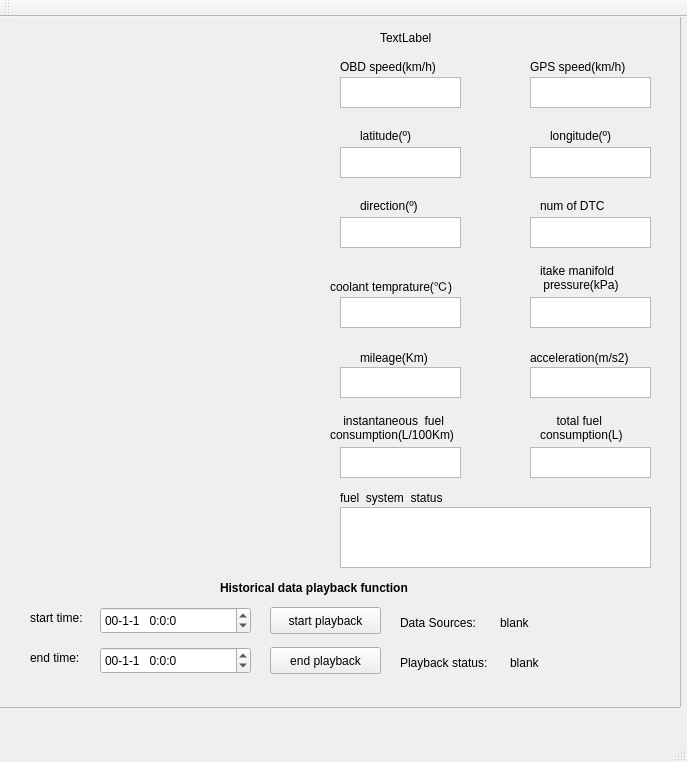
<?xml version="1.0" encoding="UTF-8"?>
<ui version="4.0">
 <class>MainWindow</class>
 <widget class="QMainWindow" name="MainWindow">
  <property name="geometry">
   <rect>
    <x>0</x>
    <y>0</y>
    <width>687</width>
    <height>762</height>
   </rect>
  </property>
  <property name="windowTitle">
   <string>MainWindow</string>
  </property>
  <widget class="QWidget" name="centralWidget">
   <widget class="QFrame" name="frame">
    <property name="geometry">
     <rect>
      <x>-20</x>
      <y>-10</y>
      <width>701</width>
      <height>701</height>
     </rect>
    </property>
    <property name="frameShape">
     <enum>QFrame::StyledPanel</enum>
    </property>
    <property name="frameShadow">
     <enum>QFrame::Raised</enum>
    </property>
    <widget class="MainWin" name="widget" native="true">
     <property name="geometry">
      <rect>
       <x>50</x>
       <y>10</y>
       <width>281</width>
       <height>551</height>
      </rect>
     </property>
    </widget>
    <widget class="QTextBrowser" name="textBrowser">
     <property name="geometry">
      <rect>
       <x>360</x>
       <y>70</y>
       <width>121</width>
       <height>31</height>
      </rect>
     </property>
    </widget>
    <widget class="QTextBrowser" name="textBrowser_2">
     <property name="geometry">
      <rect>
       <x>360</x>
       <y>140</y>
       <width>121</width>
       <height>31</height>
      </rect>
     </property>
    </widget>
    <widget class="QTextBrowser" name="textBrowser_3">
     <property name="geometry">
      <rect>
       <x>550</x>
       <y>140</y>
       <width>121</width>
       <height>31</height>
      </rect>
     </property>
    </widget>
    <widget class="QLabel" name="label">
     <property name="geometry">
      <rect>
       <x>380</x>
       <y>120</y>
       <width>81</width>
       <height>17</height>
      </rect>
     </property>
     <property name="text">
      <string>latitude(º)</string>
     </property>
    </widget>
    <widget class="QLabel" name="label_2">
     <property name="geometry">
      <rect>
       <x>570</x>
       <y>120</y>
       <width>91</width>
       <height>17</height>
      </rect>
     </property>
     <property name="text">
      <string>longitude(º)</string>
     </property>
    </widget>
    <widget class="QLabel" name="label_3">
     <property name="geometry">
      <rect>
       <x>380</x>
       <y>190</y>
       <width>81</width>
       <height>17</height>
      </rect>
     </property>
     <property name="text">
      <string>direction(º)</string>
     </property>
    </widget>
    <widget class="QTextBrowser" name="textBrowser_4">
     <property name="geometry">
      <rect>
       <x>360</x>
       <y>210</y>
       <width>121</width>
       <height>31</height>
      </rect>
     </property>
    </widget>
    <widget class="QTextBrowser" name="textBrowser_6">
     <property name="geometry">
      <rect>
       <x>360</x>
       <y>290</y>
       <width>121</width>
       <height>31</height>
      </rect>
     </property>
    </widget>
    <widget class="QLabel" name="label_5">
     <property name="geometry">
      <rect>
       <x>350</x>
       <y>270</y>
       <width>171</width>
       <height>17</height>
      </rect>
     </property>
     <property name="text">
      <string>coolant temprature(℃)</string>
     </property>
    </widget>
    <widget class="QTextBrowser" name="textBrowser_7">
     <property name="geometry">
      <rect>
       <x>550</x>
       <y>210</y>
       <width>121</width>
       <height>31</height>
      </rect>
     </property>
    </widget>
    <widget class="QLabel" name="label_6">
     <property name="geometry">
      <rect>
       <x>560</x>
       <y>190</y>
       <width>91</width>
       <height>17</height>
      </rect>
     </property>
     <property name="text">
      <string>num of DTC</string>
     </property>
    </widget>
    <widget class="QLabel" name="label_7">
     <property name="geometry">
      <rect>
       <x>360</x>
       <y>50</y>
       <width>131</width>
       <height>20</height>
      </rect>
     </property>
     <property name="text">
      <string>OBD speed(km/h)</string>
     </property>
    </widget>
    <widget class="QLabel" name="label_8">
     <property name="geometry">
      <rect>
       <x>400</x>
       <y>20</y>
       <width>241</width>
       <height>21</height>
      </rect>
     </property>
     <property name="text">
      <string>TextLabel</string>
     </property>
    </widget>
    <widget class="QLabel" name="label_10">
     <property name="geometry">
      <rect>
       <x>550</x>
       <y>50</y>
       <width>121</width>
       <height>20</height>
      </rect>
     </property>
     <property name="text">
      <string>GPS speed(km/h)</string>
     </property>
    </widget>
    <widget class="QTextBrowser" name="textBrowser_8">
     <property name="geometry">
      <rect>
       <x>550</x>
       <y>70</y>
       <width>121</width>
       <height>31</height>
      </rect>
     </property>
    </widget>
    <widget class="QLabel" name="label_15">
     <property name="geometry">
      <rect>
       <x>560</x>
       <y>250</y>
       <width>121</width>
       <height>41</height>
      </rect>
     </property>
     <property name="text">
      <string>itake manifold 
 pressure(kPa)</string>
     </property>
    </widget>
    <widget class="QTextBrowser" name="textBrowser_10">
     <property name="geometry">
      <rect>
       <x>550</x>
       <y>290</y>
       <width>121</width>
       <height>31</height>
      </rect>
     </property>
    </widget>
    <widget class="QTextBrowser" name="textBrowser_11">
     <property name="geometry">
      <rect>
       <x>550</x>
       <y>360</y>
       <width>121</width>
       <height>31</height>
      </rect>
     </property>
    </widget>
    <widget class="QLabel" name="label_17">
     <property name="geometry">
      <rect>
       <x>550</x>
       <y>340</y>
       <width>131</width>
       <height>21</height>
      </rect>
     </property>
     <property name="text">
      <string>acceleration(m/s2)</string>
     </property>
    </widget>
    <widget class="QTextBrowser" name="textBrowser_12">
     <property name="geometry">
      <rect>
       <x>550</x>
       <y>440</y>
       <width>121</width>
       <height>31</height>
      </rect>
     </property>
    </widget>
    <widget class="QTextBrowser" name="textBrowser_13">
     <property name="geometry">
      <rect>
       <x>360</x>
       <y>360</y>
       <width>121</width>
       <height>31</height>
      </rect>
     </property>
    </widget>
    <widget class="QTextBrowser" name="textBrowser_14">
     <property name="geometry">
      <rect>
       <x>360</x>
       <y>500</y>
       <width>311</width>
       <height>61</height>
      </rect>
     </property>
    </widget>
    <widget class="QLabel" name="label_19">
     <property name="geometry">
      <rect>
       <x>560</x>
       <y>400</y>
       <width>111</width>
       <height>41</height>
      </rect>
     </property>
     <property name="text">
      <string>     total fuel 
consumption(L)</string>
     </property>
    </widget>
    <widget class="QLabel" name="label_20">
     <property name="geometry">
      <rect>
       <x>380</x>
       <y>340</y>
       <width>91</width>
       <height>21</height>
      </rect>
     </property>
     <property name="text">
      <string>mileage(Km)</string>
     </property>
    </widget>
    <widget class="QLabel" name="label_21">
     <property name="geometry">
      <rect>
       <x>360</x>
       <y>480</y>
       <width>141</width>
       <height>21</height>
      </rect>
     </property>
     <property name="text">
      <string>fuel  system  status</string>
     </property>
    </widget>
    <widget class="QTextBrowser" name="textBrowser_5">
     <property name="geometry">
      <rect>
       <x>360</x>
       <y>440</y>
       <width>121</width>
       <height>31</height>
      </rect>
     </property>
    </widget>
    <widget class="QLabel" name="label_4">
     <property name="geometry">
      <rect>
       <x>350</x>
       <y>400</y>
       <width>161</width>
       <height>41</height>
      </rect>
     </property>
     <property name="text">
      <string>    instantaneous  fuel 
consumption(L/100Km)</string>
     </property>
    </widget>
    <widget class="QDateTimeEdit" name="dateTimeEdit">
     <property name="geometry">
      <rect>
       <x>120</x>
       <y>600</y>
       <width>151</width>
       <height>27</height>
      </rect>
     </property>
     <property name="displayFormat">
      <string>yy-M-d   H:m:s</string>
     </property>
    </widget>
    <widget class="QLabel" name="label_9">
     <property name="geometry">
      <rect>
       <x>50</x>
       <y>600</y>
       <width>81</width>
       <height>21</height>
      </rect>
     </property>
     <property name="text">
      <string>start time:</string>
     </property>
    </widget>
    <widget class="QLabel" name="label_11">
     <property name="geometry">
      <rect>
       <x>50</x>
       <y>640</y>
       <width>71</width>
       <height>21</height>
      </rect>
     </property>
     <property name="text">
      <string>end time:</string>
     </property>
    </widget>
    <widget class="QLabel" name="label_13">
     <property name="geometry">
      <rect>
       <x>240</x>
       <y>570</y>
       <width>241</width>
       <height>21</height>
      </rect>
     </property>
     <property name="font">
      <font>
       <weight>75</weight>
       <bold>true</bold>
      </font>
     </property>
     <property name="text">
      <string>Historical data playback function</string>
     </property>
    </widget>
    <widget class="QDateTimeEdit" name="dateTimeEdit_2">
     <property name="geometry">
      <rect>
       <x>120</x>
       <y>640</y>
       <width>151</width>
       <height>27</height>
      </rect>
     </property>
     <property name="displayFormat">
      <string>yy-M-d   H:m:s</string>
     </property>
    </widget>
    <widget class="QPushButton" name="pushButton">
     <property name="geometry">
      <rect>
       <x>290</x>
       <y>600</y>
       <width>111</width>
       <height>27</height>
      </rect>
     </property>
     <property name="text">
      <string>start playback</string>
     </property>
    </widget>
    <widget class="QPushButton" name="pushButton_2">
     <property name="geometry">
      <rect>
       <x>290</x>
       <y>640</y>
       <width>111</width>
       <height>27</height>
      </rect>
     </property>
     <property name="text">
      <string>end playback</string>
     </property>
    </widget>
    <widget class="QLabel" name="label_18">
     <property name="geometry">
      <rect>
       <x>420</x>
       <y>640</y>
       <width>111</width>
       <height>31</height>
      </rect>
     </property>
     <property name="text">
      <string>Playback status:</string>
     </property>
    </widget>
    <widget class="QLabel" name="label_16">
     <property name="geometry">
      <rect>
       <x>530</x>
       <y>640</y>
       <width>161</width>
       <height>31</height>
      </rect>
     </property>
     <property name="text">
      <string>blank</string>
     </property>
    </widget>
    <widget class="QLabel" name="label_14">
     <property name="geometry">
      <rect>
       <x>420</x>
       <y>600</y>
       <width>101</width>
       <height>31</height>
      </rect>
     </property>
     <property name="text">
      <string>Data Sources:</string>
     </property>
    </widget>
    <widget class="QLabel" name="label_12">
     <property name="geometry">
      <rect>
       <x>520</x>
       <y>600</y>
       <width>101</width>
       <height>31</height>
      </rect>
     </property>
     <property name="text">
      <string>blank</string>
     </property>
    </widget>
   </widget>
  </widget>
  <widget class="QMenuBar" name="menuBar">
   <property name="geometry">
    <rect>
     <x>0</x>
     <y>0</y>
     <width>687</width>
     <height>25</height>
    </rect>
   </property>
  </widget>
  <widget class="QToolBar" name="mainToolBar">
   <attribute name="toolBarArea">
    <enum>TopToolBarArea</enum>
   </attribute>
   <attribute name="toolBarBreak">
    <bool>false</bool>
   </attribute>
  </widget>
  <widget class="QStatusBar" name="statusBar"/>
 </widget>
 <layoutdefault spacing="6" margin="11"/>
 <customwidgets>
  <customwidget>
   <class>MainWin</class>
   <extends>QWidget</extends>
   <header>mainwin.h</header>
   <container>1</container>
  </customwidget>
 </customwidgets>
 <resources/>
 <connections/>
</ui>
